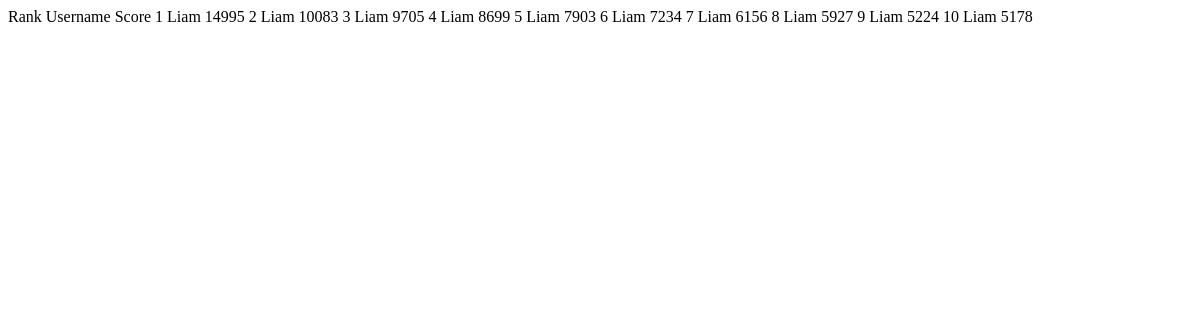
/leaderboard_update, run on an earlier commit of the app's database.
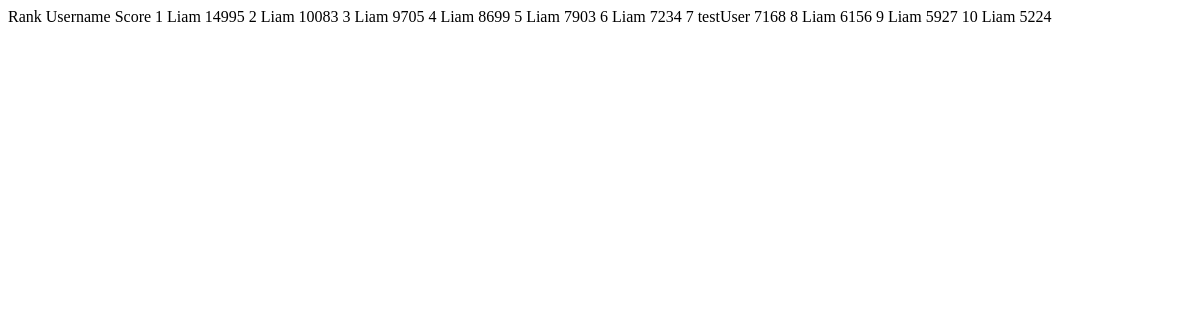
And on a later commit of the database.
### tables this page shows
CREATE TABLE scores (
  id INTEGER PRIMARY KEY AUTOINCREMENT,
  username TEXT NOT NULL,
  score INTEGER NOT NULL
);

### app.py (the view)
@app.route("/leaderboard_update")
def leaderboard_update():
    db = get_db()
    leaderboard = []
    scores = db.execute("""SELECT username, score FROM scores ORDER BY score DESC LIMIT 10;""").fetchall()
    for rank, data in enumerate(scores):
        player = Player(rank+1, data["username"], data["score"])
        leaderboard.append(player)
    return render_template("leaderboard_update.html", leaderboard=leaderboard)

### app.py (called while the page is built)
@app.before_request
def logged_in_user():
    g.user = session.get("username", None)

### database.py (called while the page is built)
def get_db():
    if "db" not in g:
        g.db = sqlite3.connect(DATABASE,
            detect_types=sqlite3.PARSE_DECLTYPES
        )
        g.db.row_factory = sqlite3.Row
    return g.db

### templates/leaderboard_update.html
<tr>
    <th>Rank</th>
    <th>Username</th>
    <th>Score</th>
</tr>
{% for player in leaderboard %}
<tr>
    <td>{{ player.rank }}</td>
    <td>{{ player.username }}</td>
    <td>{{ player.score }}</td>
</tr>
{% endfor %}

What changed in the data, as far as the page shows it:
no longer on this page (row unchanged): scores: rank "10", username "Liam", score "5178"
added scores: rank "7", username "testUser", score "7168"
computed for scores (number 8 of 10 on the later page): rank "7" → "8"
computed for scores (number 9 of 10 on the later page): rank "8" → "9"
computed for scores (number 10 of 10 on the later page): rank "9" → "10"
